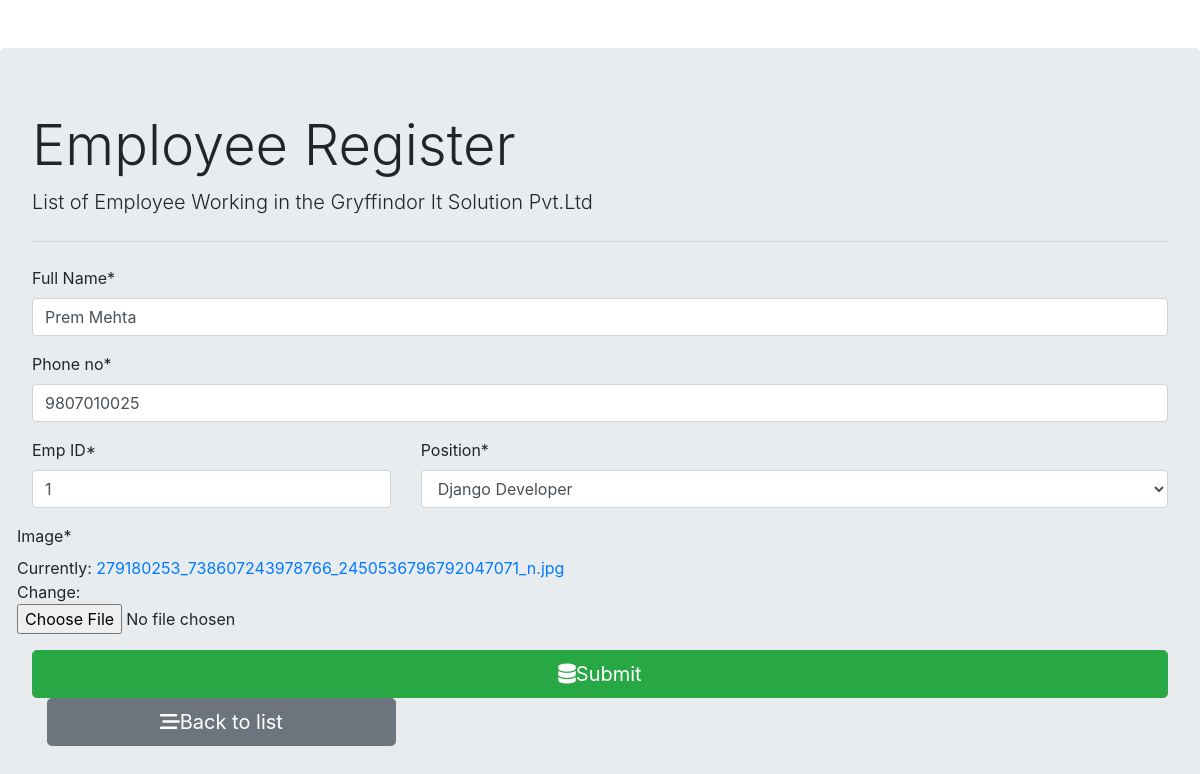
The app's page /employee/update/12/ (signed in) with its own data.
### employee_register/models.py (models this page shows, shortened)
class Employee(models.Model):
    fullname = models.CharField(max_length=100)
    emp_id = models.CharField(max_length=3)
    phone_no = models.CharField(max_length=10)
    position = models.ForeignKey(Position, on_delete = models.CASCADE)
    image = models.ImageField()

### employee_register/views.py (the view)
# urls.py: path('update/<int:pk>/', views.update_employee,name='update'),
@login_required(login_url='login')
def update_employee(request, pk):
    employee =Employee.objects.get(id=pk)
    form = EmployeeForm(instance=employee)
    if request.method == 'POST':
        form = EmployeeForm(request.POST,instance=employee,files=request.FILES)
        if form.is_valid():
            form.save()
            return redirect('list')
    return render(request,'employee_register/employee_form.html', {'form': form})

### employee_register/forms.py
class EmployeeForm(forms.ModelForm):
    class Meta:
        model = Employee
        fields = '__all__'
        labels = {
            'fullname': 'Full Name',
            'emp_id': 'Emp ID'
        }

### employee_register/models.py (called while the page is built)
    def __str__(self):
        return self.title

### employee_register/templates/employee_register/employee_form.html (shortened to what this page needs)
{% extends 'employee_register/base.html' %}
{% load crispy_forms_tags %}
{% block content %}
<form action="" method = "post" autocomplete="off" enctype="multipart/form-data">
    {{form.fullname|as_crispy_field}}
    {{form.phone_no|as_crispy_field}}
    <div class = 'row'>
        <div class = 'col-md-4'>
            {{form.emp_id|as_crispy_field}}
        </div>
        <div class="col-md-8">
            {{form.position|as_crispy_field}}
        </div>
        <div class="col-md-16">
            {{form.image|as_crispy_field}}
        </div>
    </div>
    <div class="class-row">
        <div class="class-col-md-8">
            <button type="submit" class="btn btn-success btn-block btn-lg"><i class="fas fa-database"></i>Submit</button>
        </div>
        <div class="col-md-4">
            <a href="{% url 'list' %}" class="btn btn-secondary btn-block btn-lg">
                <i class="fas fa-stream"></i>Back to list
            </a>
        </div>
    </div>
</form>
{% endblock content %}

### records on screen
Employee: fullname "Prem Mehta", phone_no "9807010025", emp_id "1", position "Django Developer"
